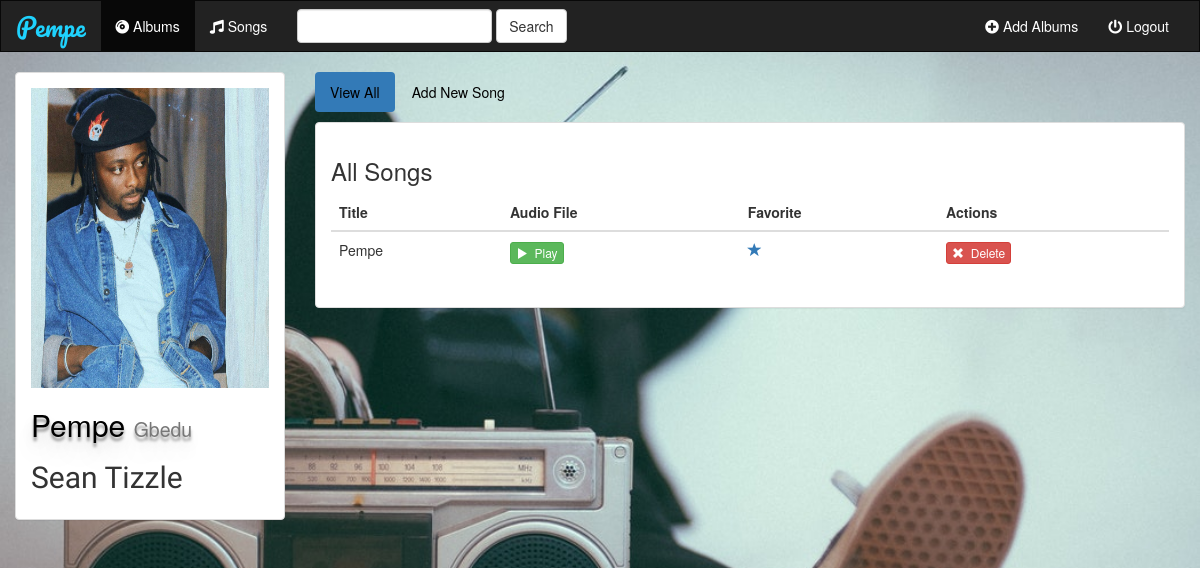
The app's page /music/3/ (signed in), older data.
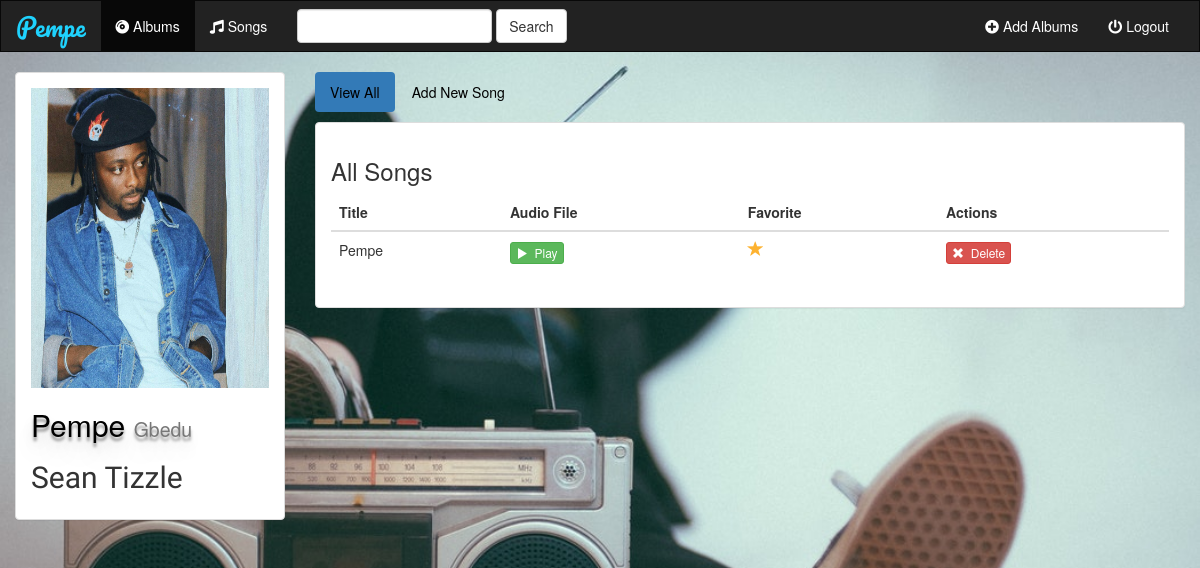
The same page, newer data.
### music/models.py (models this page shows, shortened)
class Album(models.Model):
    artist = models.CharField(max_length=250)
    album_title = models.CharField(max_length=500)
    genre = models.CharField(max_length=100)
    album_logo = models.FileField()
    is_favorite = models.BooleanField(default=False)
    def __str__(self):
        return self.album_title + " - " + self.artist

class Song(models.Model):
    album = models.ForeignKey(Album, on_delete=models.CASCADE)
    song_title = models.CharField(max_length=250)
    audio_file = models.FileField(default='')
    is_favorite = models.BooleanField(default=False)

### music/views.py (the view)
# urls.py: url(r'^(?P<album_id>[0-9]+)/$', views.detail, name='detail'),
def detail(request, album_id):
    if not request.user.is_authenticated():
        return render(request, 'music/login.html')
    else:
        user = request.user
        album = get_object_or_404(Album, pk=album_id)
        return render(request, 'music/detail.html', {'album': album, 'user': user})

### music/templates/music/detail.html (shortened to what this page needs)
{% extends 'music/base.html' %}
{% block albums_active %}active{% endblock %}
{% block body %}
<div class="container-fluid songs-container">
    <div class="row">
        <div class="col-sm-4 col-md-3">
            <div class="panel panel-default">
                <div class="panel-body">
                    <a href="{% url 'music:detail' album.id %}">
                        {% if album.album_logo %}
                            <img style="height: 300px;width: 100%" src="{{ album.album_logo.url }}" class="img-responsive">
                        {% else %}
                            <h3>No image to display</h3>
                        {% endif %}
                    </a>
                    <h1 style="text-shadow: 0px 4px 3px rgba(0,0,0,0.4),
                                            0px 8px 13px rgba(0,0,0,0.1),
                                            0px 18px 23px rgba(0,0,0,0.1);
                                            font-size: 30px;
                                            color: #000000">{{ album.album_title }}
                        <small>{{ album.genre }}</small></h1>
                    <h2 style="font-family: 'Courgette', cursive;">{{ album.artist }}</h2>
                </div>
            </div>
        </div>
        <div class="col-sm-8 col-md-9">
            <ul class="nav nav-pills" style="margin-bottom: 10px;">
                <li role="presentation" class="active"><a style="color: #000000;" href="{% url 'music:detail' album.id %}">View All</a></li>
                <li role="presentation"><a style="color: #000000;" href="{% url 'music:create_song' album.id %}">Add New Song</a></li>
            </ul>
            <div class="panel panel-default">
                <div class="panel-body">
                    <h3>All Songs</h3>
                    <table class="table">
                        <thead>
                        <tr>
                            <th>Title</th>
                            <th>Audio File</th>
                            <th>Favorite</th>
                            <th>Actions</th>
                        </tr>
                        </thead>
                        <tbody>
                        {% for song in album.song_set.all %}
                            <tr>
                                <td>{{ song.song_title }}</td>
                                <td>
                                    <a target="_blank" href="{{ song.audio_file.url }}">
                                        <button type="button" class="btn btn-success btn-xs">
                                            <span class="glyphicon glyphicon-play"></span>&nbsp; Play
                                        </button>
                                    </a>
                                </td>
                                <td>
                                    <a href="{% url 'music:favorite' song.id %}" class="btn-favorite"><span class="glyphicon glyphicon-star {% if song.is_favorite %}active{% endif %}"></span></a>
                                </td>
                                <td>
                                    <form action="{% url 'music:delete_song' album.id song.id %}" method="post" style="display: inline;">
                                        <button type="submit" class="btn btn-danger btn-xs">
                                            <span class="glyphicon glyphicon-remove"></span>&nbsp; Delete
                                        </button>
                                    </form>
                                </td>
                            </tr>
                        {% endfor %}
                        </tbody>
                    </table>
                </div>
            </div>
        </div>
    </div>
</div>
{% endblock %}

### music/templates/music/base.html (shortened to what this page needs)
<!DOCTYPE html>
<html lang="en">
<head>
    {% load static %}
    <link rel="stylesheet" href="https://maxcdn.bootstrapcdn.com/bootstrap/3.3.7/css/bootstrap.min.css">
    <link rel="stylesheet" href="https://use.fontawesome.com/releases/v5.5.0/css/all.css"
>
    <link rel="stylesheet" type="text/css" href="{% static 'music/style.css' %}"/>
</head>
<body>
    <nav class="navbar navbar-inverse">
        <div class="container-fluid">
            <div class="navbar-header">
                <a class="navbar-brand" href="{% url 'music:index' %}"> Pempe</a>
            </div>
            <div class="collapse navbar-collapse" id="topNavBar">
                <ul class="nav navbar-nav">
                    <li class="{% block albums_active %}{% endblock %}">
                        <a href="{% url 'music:index' %}">
                            <span aria-hidden="true"><i class="fas fa-compact-disc"></i></span> Albums
                        </a>
                    </li>
                    <li class="{% block songs_active %}{% endblock %}">
                        <a href="{% url 'music:songs' 'all' %}">
                            <span aria-hidden="true"><i class="fas fa-music"></i></span> Songs
                        </a>
                    </li>
                </ul>
                <form class="navbar-form navbar-left" method="get" action="#">
                    <div class="form-group">
                        <input type="text" class="form-control" name="q" value="{{ request.q }}">
                    </div>
                    <button type="submit" class="btn btn-default">Search</button>
                </form>
                <ul class="nav navbar-nav navbar-right">
                    <li class="">
                        <a href="{% url 'music:create_album' %}">
                            <span aria-hidden="true"><i class="fas fa-plus-circle"></i></span> Add Albums
                        </a>
                    </li>
                    <li class="">
                        <a href="{% url 'music:logout_user' %}">
                            <span aria-hidden="true"><i class="fas fa-power-off"></i></span> Logout
                        </a>
                    </li>
                </ul>
            </div>
        </div>
    </nav>
    {% block body %}
    {% endblock %}
</body>
</html>

### music/static/music/style.css (style rules this page uses)
body { background: white url("images/background.jpg"); background-size: cover; background-repeat: no-repeat; background-position: center; background-attachment: fixed; }
.navbar { border-radius: 0; }
.navbar-inverse .navbar-nav>li>a { color: #ffffff; }
.navbar-inverse .navbar-brand { font-family: 'Pacifico', cursive; font-size: 25px; color: #1fd2fd; }
.glyphicon-star.active { color: #CCCCCC; font-size: 16px; }
.glyphicon-star.active { color: #FDB230; }

Row changes from the older to the newer data that the page shows:
changed Song "Pempe": is_favorite False → True (drawn)
